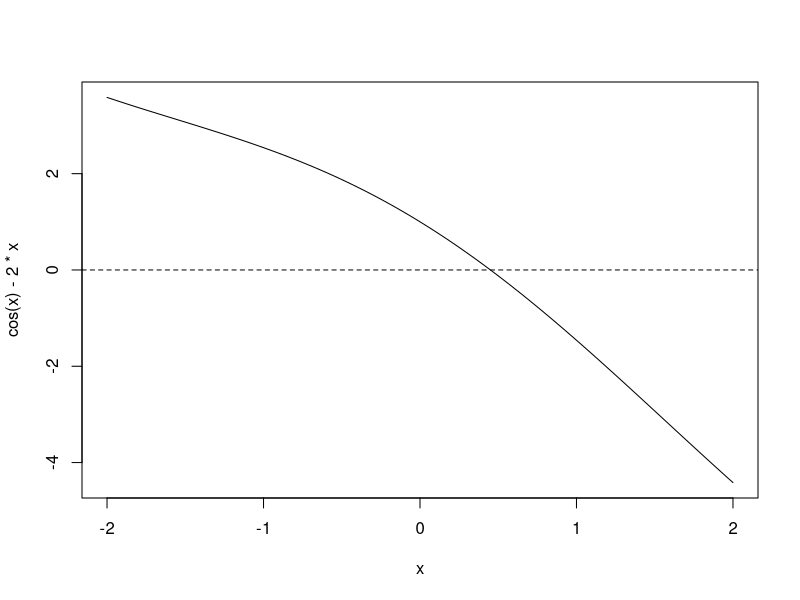
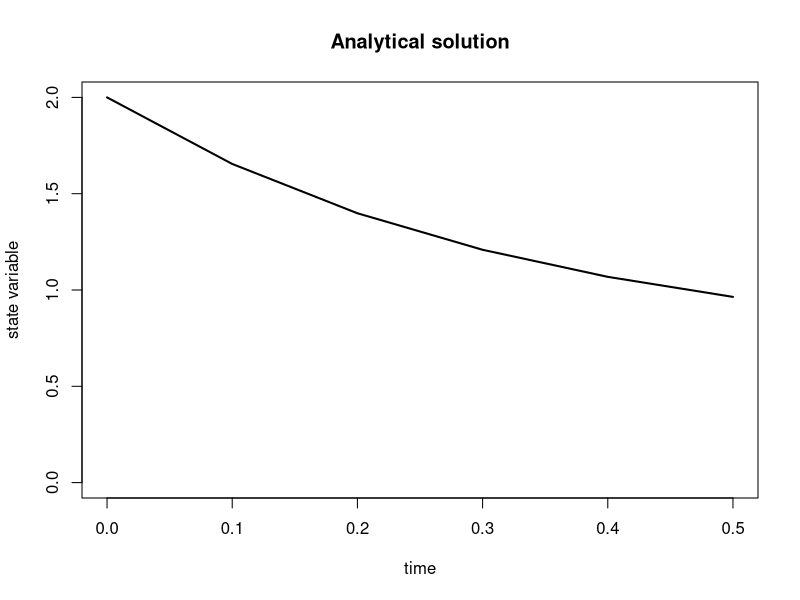

The R script that drew these images, in order:
## ---- chunk 1
curve(expr = cos(x)-2*x, from = -2, to = 2) 
abline(h = 0, lty = 2) 
## ---- chunk 2
bisection <- function(f, interval, tol=.Machine$double.eps^0.25,
maxiter=1000) { 
a <- interval[1] 
b <- interval[2] 
if (a >= b) stop("startpoint a must be smaller than endpoint b") 
if (f(a)*f(b) >= 0) stop("f(a) and f(b) must
have a different sign") 
i <- 1 
while (i <= maxiter) #limit iterations to prevent infinite loop 
    { mid <- (a + b)/2 # new midpoint estim.prec <- (b - a)/2 # estimated precision 
    if (f(mid) == 0 | estim.prec < tol) # root found { if
(f(mid) == 0) 
    estim.prec <- 0 
    result <- list(root=mid,f.root=f(mid),iter=i,estim.prec=estim.prec) 
    return(result) } 
i <- i + 1 # step counter increases 
if (sign(f(mid)) == sign(f(a))) 
    a <- mid 
else b <- mid  
stop(paste("Bisection method failed: max number of steps",maxiter,"exceeded")) } 
## ---- chunk 3
# Parameters
D<-2; C_in<-1; k<-1; C_0<-2

# Time sequence vector
time.seq <- seq(from = 0, to = 0.5, by = 0.1)

# Analytical solution as a vector expression
C.star <- D/(D+k)*C_in
C.an <- C.star + (C_0 - C.star )*exp(-(D+k)*time.seq)

# Plot solution
plot(time.seq, C.an, type="l", ylim=c(0,2), lwd =2, cex = 2,
xlab="time", ylab="state variable", main = "Analytical solution")
